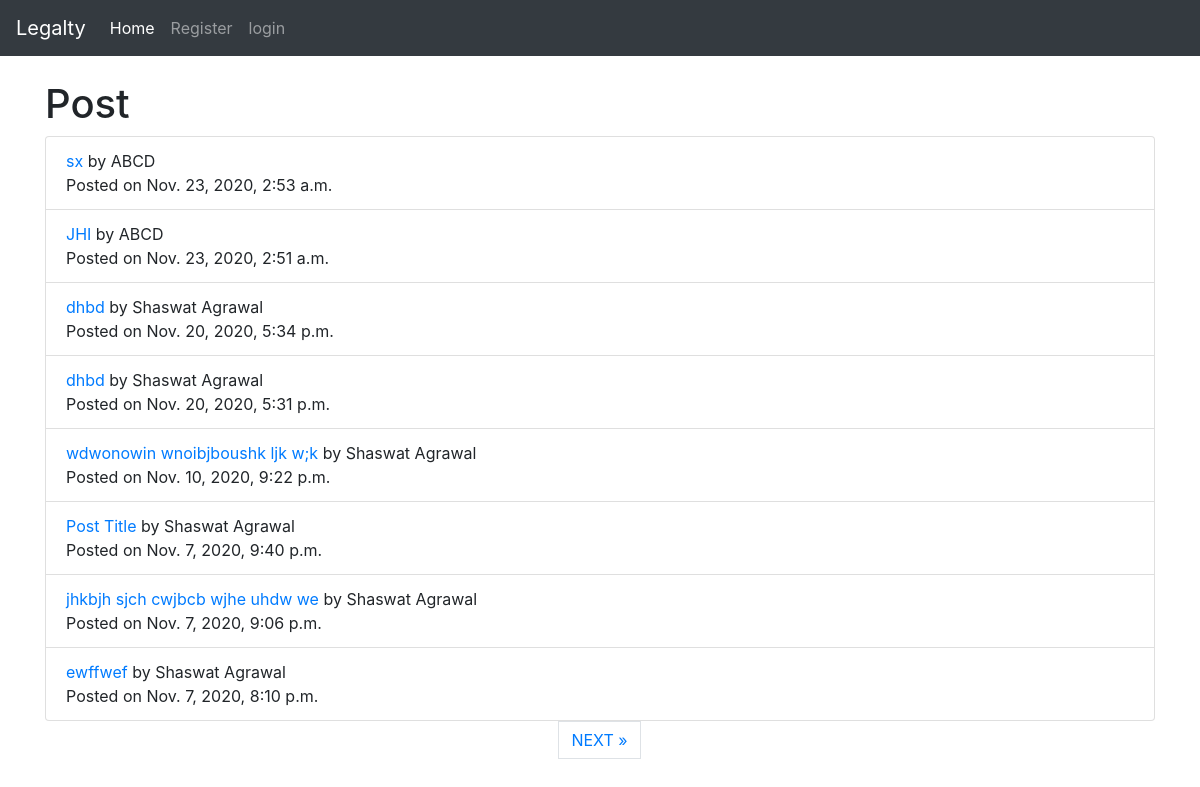
The page / on the database its author committed.
### posts/models.py (models this page shows, shortened)
class Post( models.Model):
    STATUS_CHOICES = (
        ('created' , 'Created')
    )
    title = models.CharField( max_length = 250 )
    title_tag = models.CharField(max_length=250)
    author = models.ForeignKey( User , on_delete=models.CASCADE )
    body = RichTextField   ( blank=True , null=True)
    created = models.DateTimeField( default= timezone.now )
    slug = models.SlugField( max_length= 300 , unique_for_date='created' )
    likes = models.ManyToManyField( User , related_name='post_likes')
    class Meta:
        ordering = ('-created',)

### posts/views.py (the view)
# urls.py: path('' , HomeView.as_view() , name='home') ,
class HomeView( ListView ):
    model = Post
    template_name = 'home.html'
    paginate_by = 8

### posts/templates/home.html (shortened to what this page needs)
{% extends 'base.html' %}
{% block content %}
    <h1>Post</h1>
<ul class="list-group">
{% for post in object_list %}
    <li class="list-group-item" > <a href="{% url 'details-post-and-reply' post.pk  %}" >
        {{ post.title }} </a>
        {% if post.author.first_name   %}
        by {{ post.author.first_name }} {{ post.author.last_name }}
        {% else %}
        by {{ post.author }}
        {% endif %}
        <br/>
        Posted on {{ post.created  }}
    </li>
{% endfor %}
</ul>
{% if is_paginated %}
  <ul class="pagination justify-content-center">
    {% if page_obj.has_next %}
    <li><a href="?page={{ page_obj.next_page_number }}" class="page-link"> NEXT &raquo;</a></li>
    {% endif %}
  </ul>
</div>
{% endif %}
  {% endblock %}

### rows shown on the page
Post: title "sx", author "ABCD", created "Nov. 23, 2020, 2:53 a.m."
Post: title "JHI", author "ABCD", created "Nov. 23, 2020, 2:51 a.m."
Post: title "dhbd", author.first_name "Shaswat", author.last_name "Agrawal", created "Nov. 20, 2020, 5:34 p.m."
Post: title "dhbd", author.first_name "Shaswat", author.last_name "Agrawal", created "Nov. 20, 2020, 5:31 p.m."
Post: title "wdwonowin wnoibjboushk ljk w;k", author.first_name "Shaswat", author.last_name "Agrawal", created "Nov. 10, 2020, 9:22 p.m."
Post: title "Post Title", author.first_name "Shaswat", author.last_name "Agrawal", created "Nov. 7, 2020, 9:40 p.m."
Post: title "jhkbjh sjch cwjbcb wjhe uhdw we", author.first_name "Shaswat", author.last_name "Agrawal", created "Nov. 7, 2020, 9:06 p.m."
Post: title "ewffwef", author.first_name "Shaswat", author.last_name "Agrawal", created "Nov. 7, 2020, 8:10 p.m."
